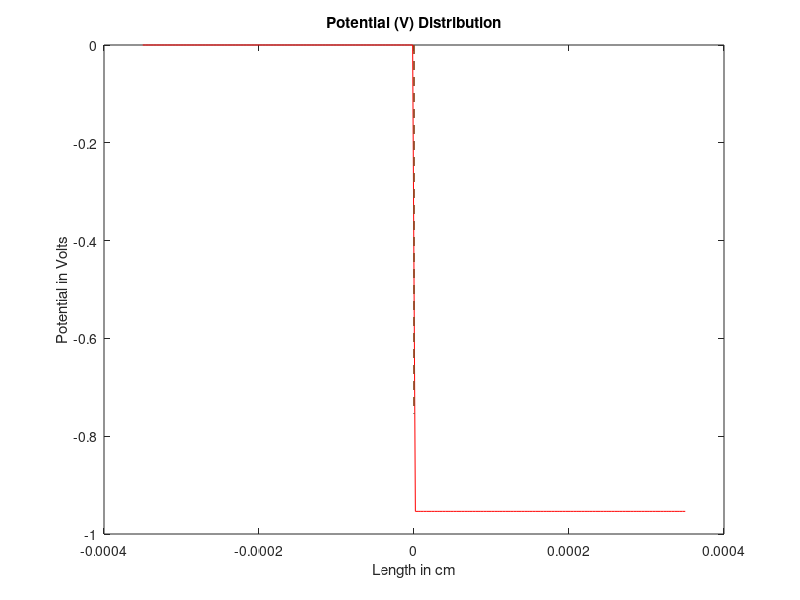
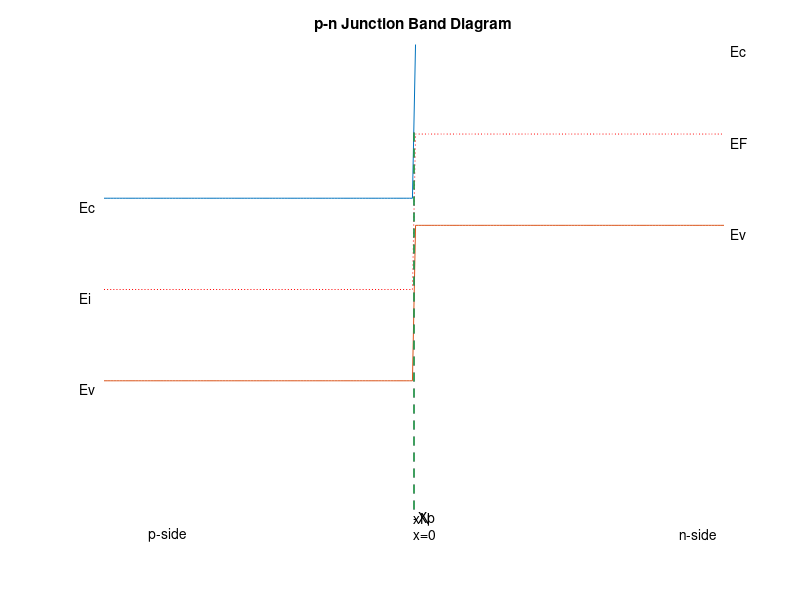

Write the MATLAB code that produced these figures, in order.
% ELEC-2250 S2020
% Lab Assignment 6
% Equilibrium p-n Junction Analysis
% Electrical and computer Engineering
% University of Windsor
clear all
close all
clc
%Constants
T=400; % Temperature in Kelvin
k=8.617e-5; % Boltzmann constant (eV/K)
e0=8.85e-14; % permittivity of free space (F/cm)
q=1.602e-19; % charge on an electron (coulomb)
esi=11.8; % Dielectric constant of Si at 300K
ni=1.5e10; % intrinsic carrier concentration. in Silicon at 300K (cm^-3)
EG=1.12; % Silicon band gap (eV)
%Control constants
xleft = -3.5e-4; % Leftmost x position
xright = -xleft; % Rightmost x position

NA=input ('Please enter p-side doping (cm^-3), NA = ');
ND=input ('Please enter n-side doping (cm^-3), ND = ');
NA
ND


%we must recalculate the intrinsic carrier concentration as a function of
%temperature
T
ni = ni*(T/300)^(3/2)*exp((-EG/(2*k))*(1/T - 1/300))


%Computations
V0=k*T*log((NA*ND)/ni^2) % Contact potential
xN=sqrt(2*esi*e0/q*NA*V0/(ND*(NA+ND))) % Depletion width n-side
xP=sqrt(2*esi*e0/q*ND*V0/(NA*(NA+ND))) % Depletion width p-side
W=xN+xP % Width of the depletion region
Emax=-q*NA*xP/(e0*esi) % Maximum electric field
x = linspace(xleft, xright, 200);
% Potential (V) Distribution in Volts
% P-side
for i=1:1:length(x)
V_p(i)=q*NA/(2*e0*esi)*(x(i)+xP).^2;
if x(i)>0
 V_p(i)=0;
end
if x(i)<-xP
 V_p(i)=0;
end
end
%N-side
for i=1:1:length(x)
V_n(i)=(q*ND)/(e0*esi)*(xN*x(i)-(x(i).^2)/2)+q*NA/(2*e0*esi)*xP^2;
if x(i)<=0
 V_n(i)=0;
end
if x(i)>=xN
 V_n(i)=max(V_n);
end
end
V_pn=V_p+V_n; % V as a function of x
VMAX = 3; % Maximium Plot Voltage
EF=V_pn(1)+VMAX/2-k*T*log(NA/ni); % Fermi level

%Plot Diagrams
%Plot potential distribution
plot(x,V_pn,'r')
title ('Potential (V) Distribution')
xlabel ('Length in cm')
ylabel('Potential in Volts')
hold on
plot ( [xN xN], [ 0 max(V_pn)+.2 ], 'b--' ); %vertical marker, xN
plot ( [-xP -xP], [ 0 max(V_pn)+.2 ], 'g--' );%vertical marker, xP
plot ( [ 0 0 ], [ 0 max(V_pn)+.2 ], 'r--' ); %vertical marker, x=0
%axis off
text(xleft+.5e-4, 0.2,'p-side');
text ( 0, 0.2, 'x=0');
text(xright-.5e-4, 0.2,'n-side');
text(-xP, 0.2,'-Xp');
text ( xN, 0.2, 'xN');
%**********
%Plot the band diagrams
% Energy E=-q*phi where phi is the electric potential (V)
% Energy E in electron volts in numerically equal to the electric
% potential in volts, but of opposite sign
% Thus band energy in eV can be extracted just by reversing the polarity of
% the potential
figure
P_N_ENERGY_BAND=-V_pn;
plot ( x, P_N_ENERGY_BAND+EG/2+VMAX/2);
axis ([xleft xright 0 VMAX]);
axis ('off');
hold on
plot ( x, P_N_ENERGY_BAND-EG/2+VMAX/2);
plot ( x, P_N_ENERGY_BAND+VMAX/2,'r:');
plot ( [xleft xright], [ EF EF ], 'w:' );
plot ( [ 0 0 ], [ 0.15 VMAX-0.5 ], 'r--' );
hold on
plot ( [xN xN], [ 0.15 VMAX-0.5 ], 'b--' );
plot ( [-xP -xP], [ 0.15 VMAX-0.5 ], 'g--' );
title ('p-n Junction Band Diagram')
text(xleft*1.08,(P_N_ENERGY_BAND(1)+EG/2+VMAX/2-.05),'Ec');
text(xright*1.02,(P_N_ENERGY_BAND(200)+EG/2+VMAX/2-.05),'Ec');
text(xleft*1.08,(P_N_ENERGY_BAND(1)-EG/2+VMAX/2-.05),'Ev');
text(xright*1.02,(P_N_ENERGY_BAND(200)-EG/2+VMAX/2-.05),'Ev');
text(xleft*1.08,(P_N_ENERGY_BAND(1)+VMAX/2-.05),'Ei');
text(xright*1.02, EF-.05,'EF');
text(xleft+.5e-4, 0,'p-side');
text ( 0, 0, 'x=0');
text(xright-.5e-4, 0,'n-side');
text(-xP, 0.1,'-Xp');
text ( xN, 0.1, 'xN');
hold off
